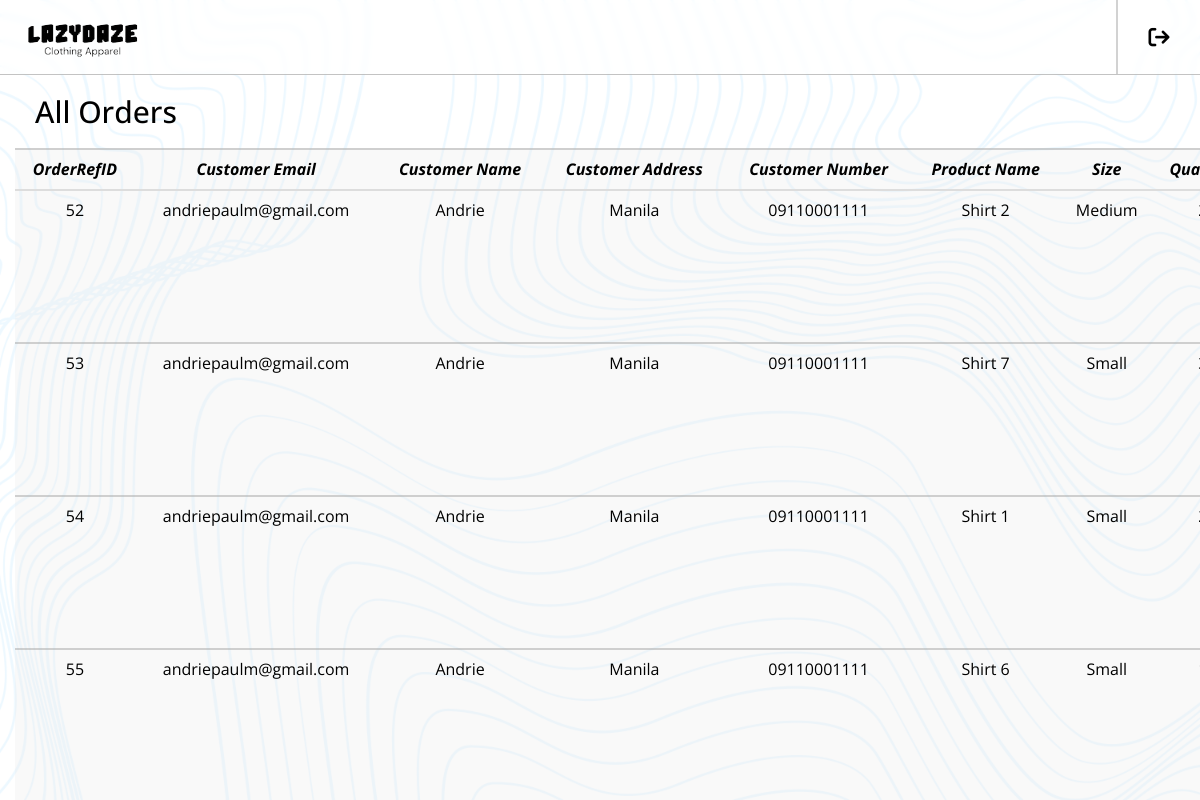
The app's page /Admin_transaction.php, older data.
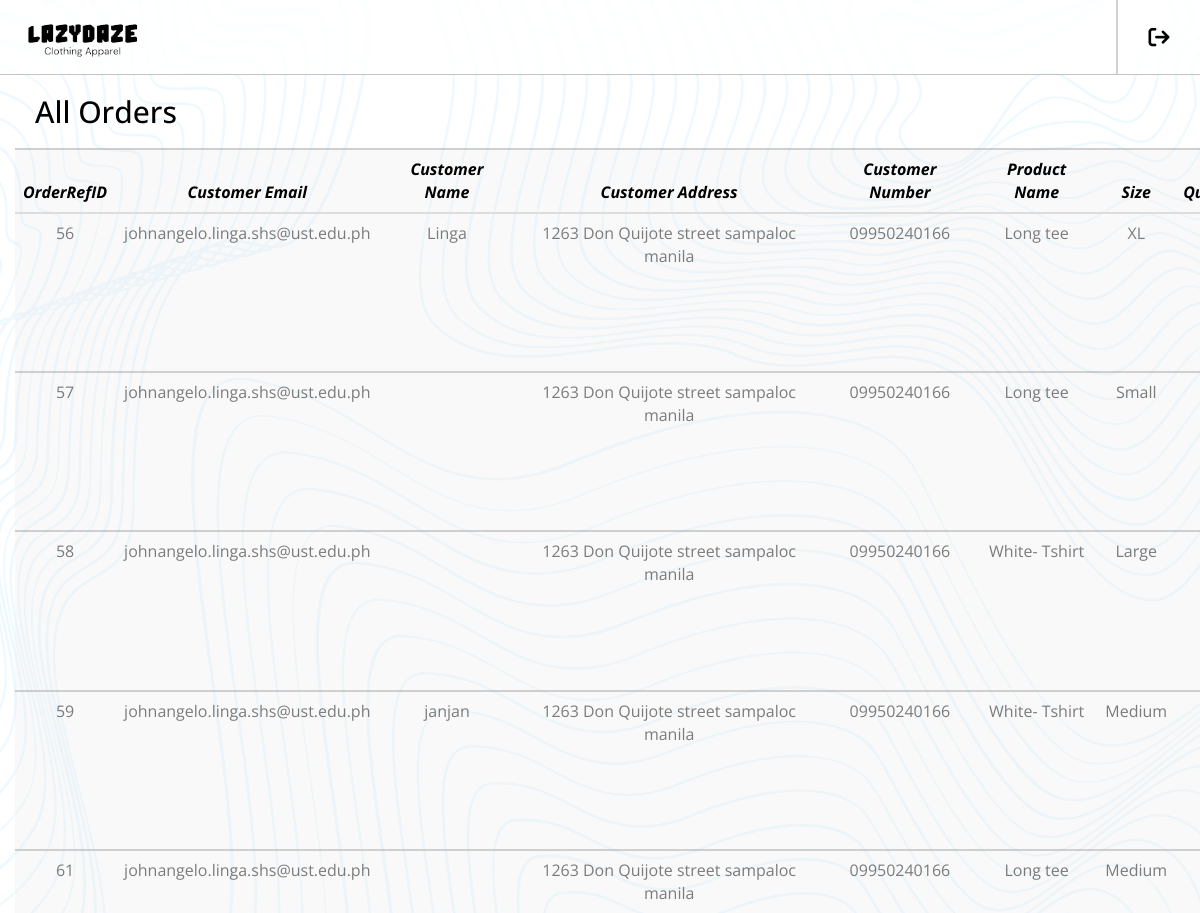
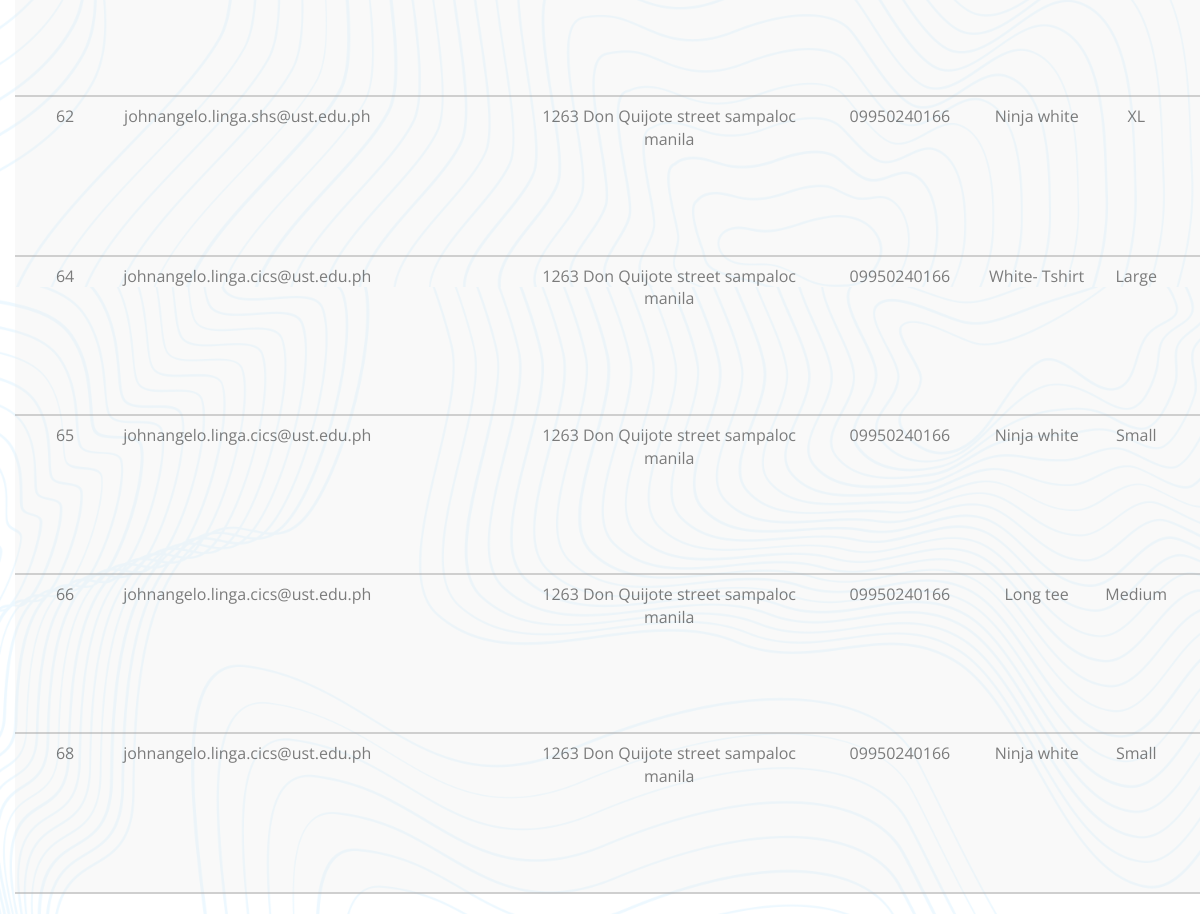
The same page, newer data (2 pictures, top to bottom).
### tables this page shows
CREATE TABLE `manageorders` (
  `OrderRefID` int(200) NOT NULL,
  `Customer_Email` varchar(200) NOT NULL,
  `Customer_Name` varchar(200) NOT NULL,
  `Customer_Address` varchar(200) NOT NULL,
  `Customer_Number` varchar(200) NOT NULL,
  `Product_Name` varchar(200) NOT NULL,
  `Size` varchar(200) NOT NULL,
  `Quantity` int(200) NOT NULL,
  `TotalPrice` int(200) NOT NULL,
  `img` varchar(200) NOT NULL,
  `Receipt_img` varchar(200) NOT NULL,
  `Confirmed` tinyint(1) DEFAULT 0
);

### Admin_transaction.php (the view, shortened to what this page needs)
<?php
include('connect.php');
$order_query = "SELECT * FROM manageorders";
$order_result = mysqli_query($conn, $order_query);
?>
<!DOCTYPE html>
<html lang="en">
<head>
    <link rel="stylesheet" href="https://maxcdn.bootstrapcdn.com/bootstrap/3.4.1/css/bootstrap.min.css">
    <link href="./Admin_Transaction.css" rel="stylesheet" type="text/css"/>
    <link rel="stylesheet" href="https://cdnjs.cloudflare.com/ajax/libs/font-awesome/6.5.1/css/all.min.css" />
</head>
<body>
    <div class="bg">
        <div class="topnav">
            <a href="admin_mainpage.php">
                <img align="left" class="ld-icon" src="LDAssets/lz logo.png" alt="LazyDaze">
            </a>
            <div class="nav-h-layout">
                <div class="nav-icon">
                    <a href="logout.php">
                    </a>
                </div>
                 <div class="nav-line"></div>
            </div>
        </div>
        <div class="container">
            <h2>All Orders</h2>
            <form action="Confirm_Order.php" method="post">
            <table class="table">
                <thead>
                    <tr class="order-headers">
                        <th>OrderRefID</th>
                        <th>Customer Email</th>
                        <th>Customer Name</th>
                        <th>Customer Address</th>
                        <th>Customer Number</th>
                        <th>Product Name</th>
                        <th>Size</th>
                        <th>Quantity</th>
                    </tr>
                </thead>
                <tbody>
                    <?php
                   while ($row = mysqli_fetch_assoc($order_result)) {
                    $class = ($row['Confirmed'] == 1) ? 'confirmed' : '';
                    echo "<tr class='orders $class'>";
                    echo "<td>" . $row['OrderRefID'] . "</td>";
                    echo "<td>" . $row['Customer_Email'] . "</td>";
                    echo "<td>" . $row['Customer_Name'] . "</td>";
                    echo "<td>" . $row['Customer_Address'] . "</td>";
                    echo "<td>" . $row['Customer_Number'] . "</td>";
                    echo "<td>" . $row['Product_Name'] . "</td>";
                    echo "<td>" . $row['Size'] . "</td>";
                    echo "<td>" . $row['Quantity'] . "</td>";
                    echo "</tr>";
                }
                    ?>
                </tbody>
            </table>
            </form>
        </div>
    </div>
</body>
</html>

Row changes from the older to the newer data that the page shows:
removed manageorders: OrderRefID "52", Customer_Email "andriepaulm@gmail.com", Customer_Name "Andrie", Customer_Address "Manila", Customer_Number "09110001111", Product_Name "Shirt 2", Size "Medium", Confirmed 0 (drawn)
removed manageorders: OrderRefID "53", Customer_Email "andriepaulm@gmail.com", Customer_Name "Andrie", Customer_Address "Manila", Customer_Number "09110001111", Product_Name "Shirt 7", Size "Small", Confirmed 0 (drawn)
removed manageorders: OrderRefID "54", Customer_Email "andriepaulm@gmail.com", Customer_Name "Andrie", Customer_Address "Manila", Customer_Number "09110001111", Product_Name "Shirt 1", Size "Small", Confirmed 0 (drawn)
removed manageorders: OrderRefID "55", Customer_Email "andriepaulm@gmail.com", Customer_Name "Andrie", Customer_Address "Manila", Customer_Number "09110001111", Product_Name "Shirt 6", Size "Small", Confirmed 0 (drawn)
added manageorders: OrderRefID "56", Customer_Email "johnangelo.linga.shs@ust.edu.ph", Customer_Name "Linga", Customer_Address "1263 Don Quijote street sampaloc manila", Customer_Number "09950240166", Product_Name "Long tee", Size "XL"
added manageorders: OrderRefID "57", Customer_Email "johnangelo.linga.shs@ust.edu.ph", Customer_Address "1263 Don Quijote street sampaloc manila", Customer_Number "09950240166", Product_Name "Long tee", Size "Small"
added manageorders: OrderRefID "58", Customer_Email "johnangelo.linga.shs@ust.edu.ph", Customer_Address "1263 Don Quijote street sampaloc manila", Customer_Number "09950240166", Product_Name "White- Tshirt", Size "Large"
added manageorders: OrderRefID "59", Customer_Email "johnangelo.linga.shs@ust.edu.ph", Customer_Name "janjan", Customer_Address "1263 Don Quijote street sampaloc manila", Customer_Number "09950240166", Product_Name "White- Tshirt", Size "Medium"
added manageorders: OrderRefID "61", Customer_Email "johnangelo.linga.shs@ust.edu.ph", Customer_Address "1263 Don Quijote street sampaloc manila", Customer_Number "09950240166", Product_Name "Long tee", Size "Medium"
added manageorders: OrderRefID "62", Customer_Email "johnangelo.linga.shs@ust.edu.ph", Customer_Address "1263 Don Quijote street sampaloc manila", Customer_Number "09950240166", Product_Name "Ninja white", Size "XL"
added manageorders: OrderRefID "64", Customer_Email "johnangelo.linga.cics@ust.edu.ph", Customer_Address "1263 Don Quijote street sampaloc manila", Customer_Number "09950240166", Product_Name "White- Tshirt", Size "Large"
added manageorders: OrderRefID "65", Customer_Email "johnangelo.linga.cics@ust.edu.ph", Customer_Address "1263 Don Quijote street sampaloc manila", Customer_Number "09950240166", Product_Name "Ninja white", Size "Small"
added manageorders: OrderRefID "66", Customer_Email "johnangelo.linga.cics@ust.edu.ph", Customer_Address "1263 Don Quijote street sampaloc manila", Customer_Number "09950240166", Product_Name "Long tee", Size "Medium"
added manageorders: OrderRefID "68", Customer_Email "johnangelo.linga.cics@ust.edu.ph", Customer_Address "1263 Don Quijote street sampaloc manila", Customer_Number "09950240166", Product_Name "Ninja white", Size "Small"
